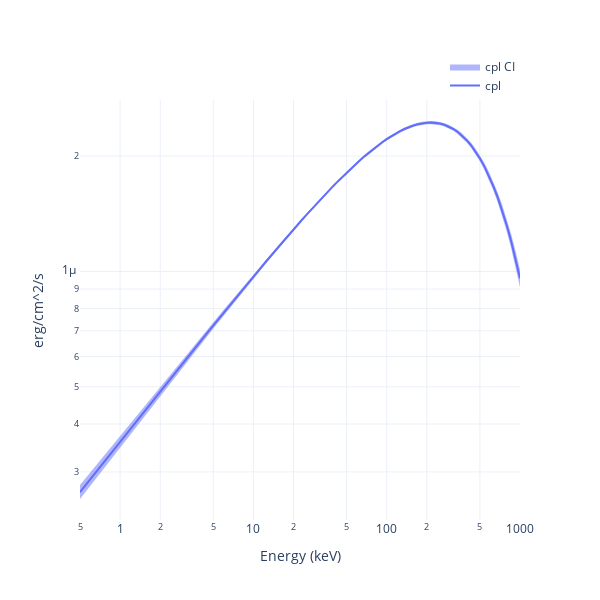

Notebook source saved alongside this figure:
### Code cell
earr = np.logspace(np.log10(0.5), 3, 100)

modelplot = Plot.model(ploter='plotly', style='vFv', CI=True)
fig = modelplot.add_model(model, E=earr, show=True)
fig.write_html('quickstart/model.html')
